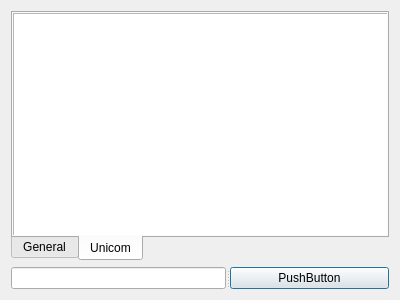
<?xml version="1.0" encoding="UTF-8"?>
<ui version="4.0">
 <class>CDialogChat</class>
 <widget class="QDialog" name="CDialogChat">
  <property name="geometry">
   <rect>
    <x>0</x>
    <y>0</y>
    <width>400</width>
    <height>300</height>
   </rect>
  </property>
  <property name="windowTitle">
   <string>Dialog</string>
  </property>
  <layout class="QGridLayout" name="gridLayout">
   <item row="0" column="0">
    <widget class="QTabWidget" name="chatUnicom">
     <property name="tabPosition">
      <enum>QTabWidget::South</enum>
     </property>
     <property name="currentIndex">
      <number>1</number>
     </property>
     <widget class="QWidget" name="general">
      <attribute name="title">
       <string>General</string>
      </attribute>
      <widget class="QPlainTextEdit" name="chatGeneral">
       <property name="geometry">
        <rect>
         <x>0</x>
         <y>0</y>
         <width>381</width>
         <height>261</height>
        </rect>
       </property>
      </widget>
     </widget>
     <widget class="QWidget" name="unicom">
      <attribute name="title">
       <string>Unicom</string>
      </attribute>
      <widget class="QPlainTextEdit" name="plainTextEdit_2">
       <property name="geometry">
        <rect>
         <x>0</x>
         <y>0</y>
         <width>381</width>
         <height>261</height>
        </rect>
       </property>
      </widget>
     </widget>
    </widget>
   </item>
   <item row="1" column="0">
    <widget class="QSplitter" name="splitter">
     <property name="orientation">
      <enum>Qt::Horizontal</enum>
     </property>
     <widget class="QLineEdit" name="lineEdit"/>
     <widget class="QPushButton" name="pushButton">
      <property name="text">
       <string>PushButton</string>
      </property>
     </widget>
    </widget>
   </item>
  </layout>
 </widget>
 <resources/>
 <connections/>
</ui>
